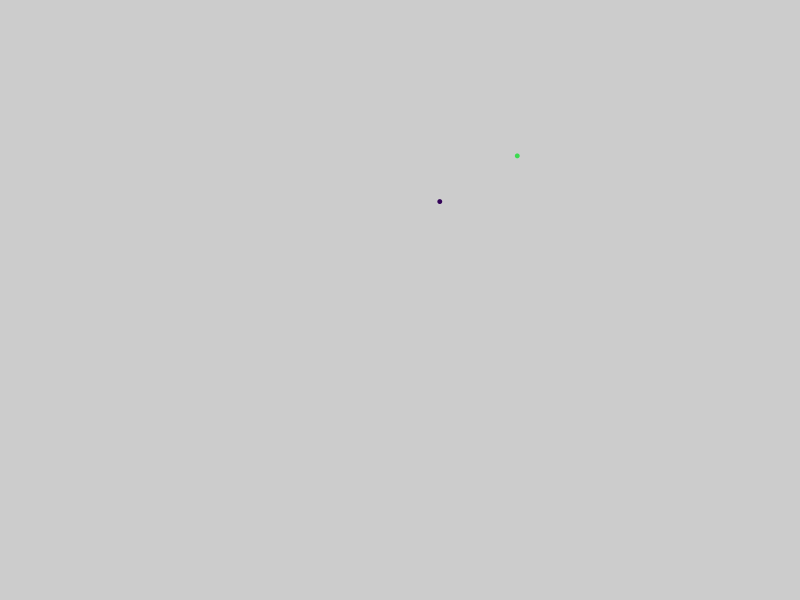
Frame 1 (no input)
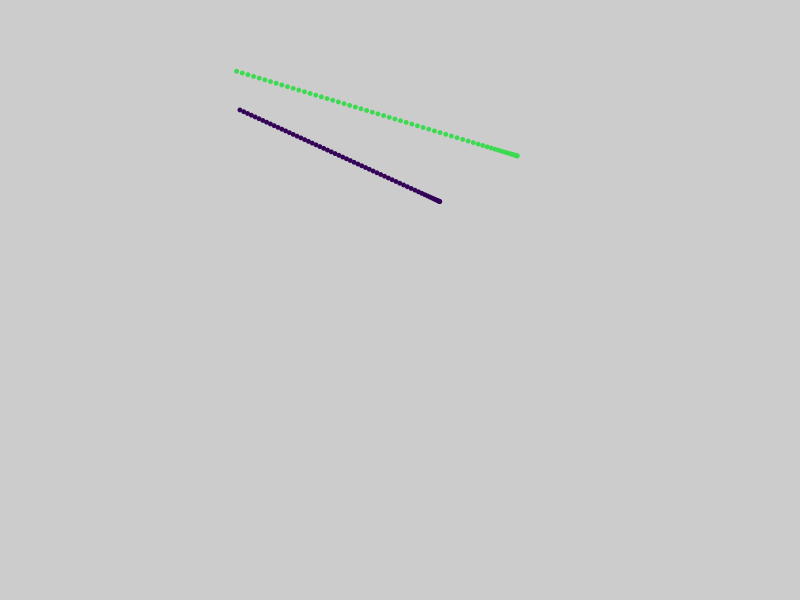
Frame 60 (the mouse pressed at the canvas centre just before this capture)
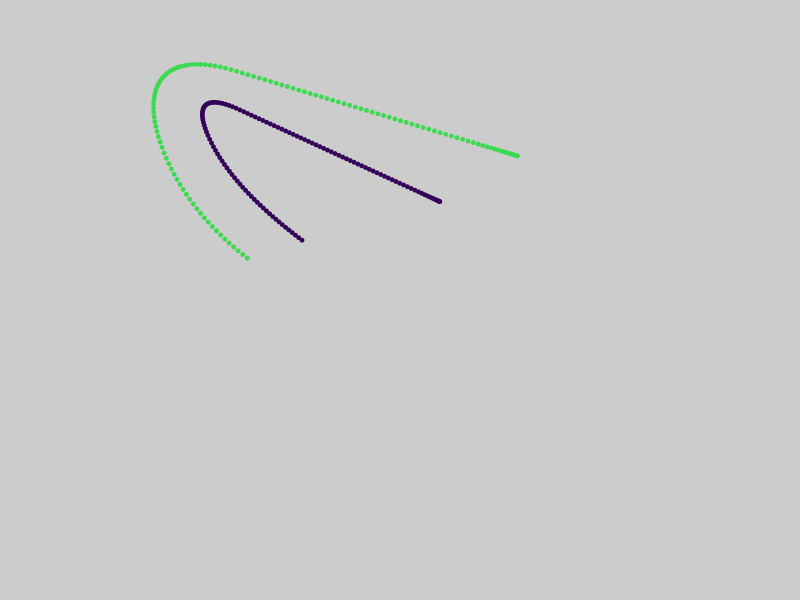
Frame 120 (the mouse held since frame 60 and released just before this capture)

The Processing sketch that drew these frames (run headless with seeded random() and noise(); from frame 60 on, the mouse is pressed at the canvas centre):

// Processing sketch: experiment_10_2_acceleration_towards_mouse
// ── experiment_10_2_acceleration_towards_mouse.pde
/*
  Authorname: Dhinesh Muthukaruppan
  Date: 07/06/20
*/


ArrayList<Accelerator> a; 

int count = 2;                          


void setup(){
  size(800, 600); 
  a = new ArrayList<Accelerator>();   
  
  for(int i=0; i<count; i++){   
    a.add(new Accelerator());      
  }
  
}




void draw(){
  
  // set the general parameters for drawing
  //background(255, 255, 255, 0);                        
    
  
  for(int i=0; i<a.size(); i++){   
    Accelerator current = a.get(i);   
    
    // adjust the drawing parameters
    
    // draw the object
    current.display();   
    
    // checks any condition
    current.check(); 
        
    // update the drawing parameters    
    current.update();    
        
  }

} // end of draw()




class Accelerator{
  
  PVector position; 
  PVector velocity; 
  PVector acceleration;     
  float topSpeed;     
  color c; 
  float diameter; 

  Accelerator(){
    position = new PVector(random(width), random(height));    
    velocity = new PVector(0, 0);
    topSpeed = random(4, 6);                              
    c = color(random(255), random(255), random(255));      
    diameter = random(4, 6);                    
  }  

  void display(){
    noStroke(); 
    fill(c); 
    ellipse(position.x, position.y, diameter, diameter);          
  
  }
  
  void check(){
    // check whether it hits the wall. If it hits then let it pass through it and comes out of other edge
  
  }

  void update(){
    PVector mouse = new PVector(mouseX, mouseY);
    acceleration = PVector.sub(mouse, position);   
    
    
    // set the magnitude of acceleration
    // // magnitude 
    // // float m = mouse.mag(); // m = sqrt(x^2 + y^2); - right angled triangle after applying pythogoras theoram
    //acceleration.setMag(0.3);           
              //or
    // // normalize the vector - normalize() the vector to length/magnitude to 1 by adjusting x and y 
    // // mouse.x = mouse.x / m; 
    // // mouse.y = mouse.y / m;  
    acceleration.normalize();    
    acceleration.mult(0.3);                                                                         
    
    
    // velocity changes according to the acceleration  
    velocity.add(acceleration); 
    // limit the velocity by topSpeed
    velocity.limit(topSpeed);                         
    // adjust the position according to the velocity
    position.add(velocity); 
       
  
  }
  
} // end of Accelerator
